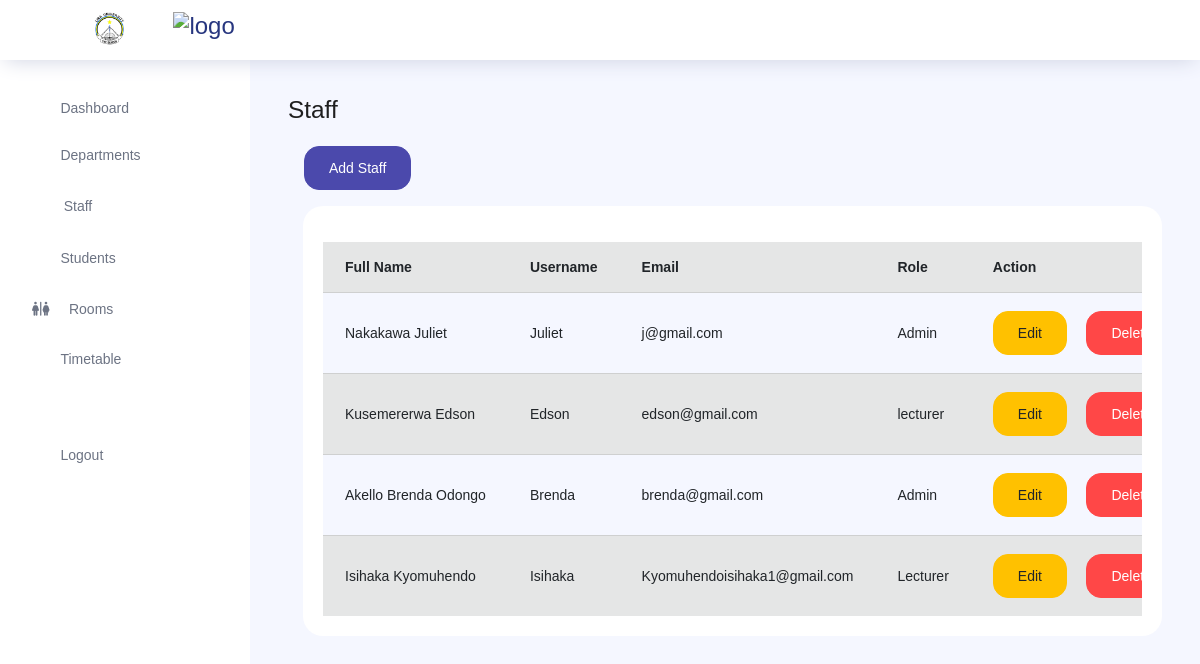
Before: /staff/ (signed in) with the older database file.
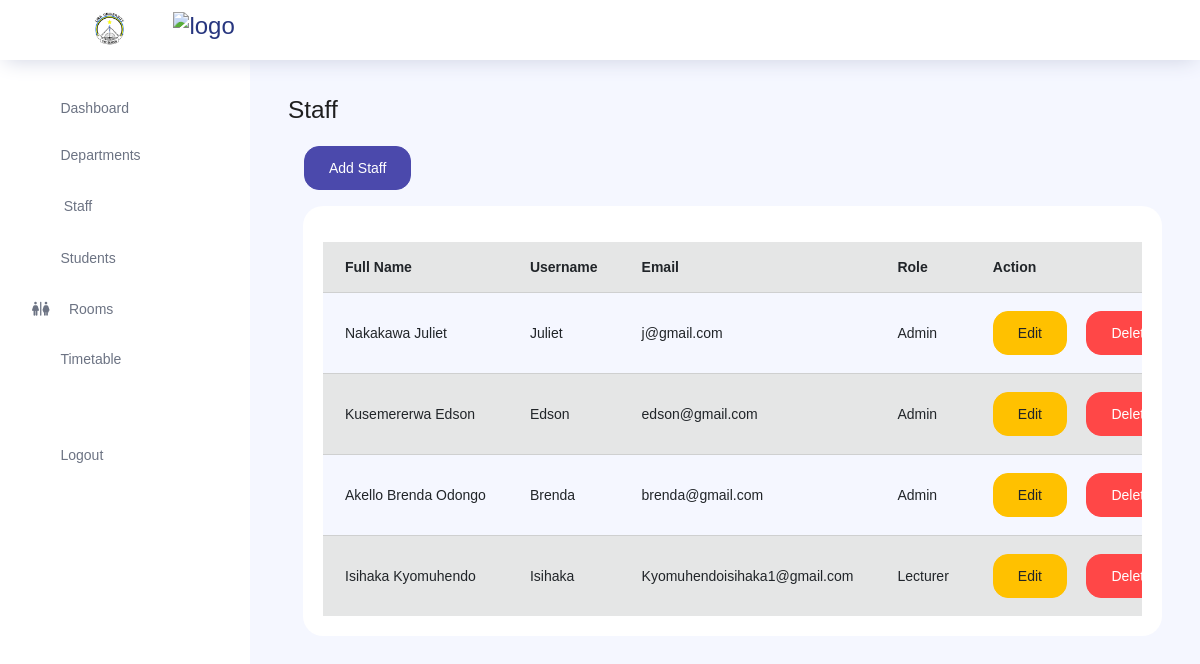
After: the same page with the newer database file.
### store/models.py (models this page shows, shortened)
class Staff(models.Model):
    ROLE = [('Admin','Admin'),('Lecturer','Lecturer')]
    department = models.ForeignKey(Department, on_delete=models.CASCADE)
    fullname = models.CharField(max_length=255)
    username = models.CharField(max_length=255)
    email = models.EmailField()
    password = models.CharField(max_length=255)
    role = models.CharField(max_length=50, choices=ROLE, default='lecturer')

### core/views.py (the view, shortened to what this page needs)
# urls.py: path('staff/', views.staff, name='staff'),
def staff(request):
    if not request.user.is_authenticated:
        messages.error(request, 'You need to be logged in to view this page.')
        return redirect('core:login')
    departments = Department.objects.all()
    staffs = Staff.objects.all().order_by('-id')
    context = {
        'departments': departments,
        'staffs': staffs,
    }
    return render(request, 'core/staff.html', context)

### templates/core/staff.html (shortened to what this page needs)
{% extends 'core/layout.html'%} {% block content %}
<h3>Staff</h3>
<a href="#" type="button" class="btn-primary btn-fw btn m-3" data-toggle="modal" data-target="#addStaff">Add Staff</a>
<div class="col-lg-12 grid-margin stretch-card">
    <div class="card">
        <div class="card-body">
            <div class="table-responsive pt-3">
                <table class="table table-secondary table-striped">
                    <thead>
                        <tr>
                            <th>Full Name</th>
                            <th>Username</th>
                            <th>Email</th>
                            <th>Role</th>
                            <th>Action</th>
                        </tr>
                    </thead>
                    <tbody>
                    {% for s in staffs%}
                        <tr>
                            <td>{{s.fullname}}</td>
                            <td>{{s.username}}</td>
                            <td>{{s.email}}</td>
                            <td>{{s.role}}</td>
                            <td>
                                <a href="#" data-toggle="modal" data-target="#editStaff{{ s.id }}"><button class="btn btn-warning">Edit</button></a>&nbsp;&nbsp;&nbsp;&nbsp;
                                <a href="{% url 'core:deleteStaff' staff_id=s.pk %}" onclick="return(confirm('Are you sure you want to delete this staff?'))"><button class="btn btn-danger">Delete</button></i></a>
                            </td>
                        </tr>
                        {%endfor%}
                    </tbody>
                </table>
            </div>
        </div>
    </div>
</div>
{%endblock%}

Changed rows visible on the page:
changed Staff "Kusemererwa Edson": role "lecturer" → "Admin"
